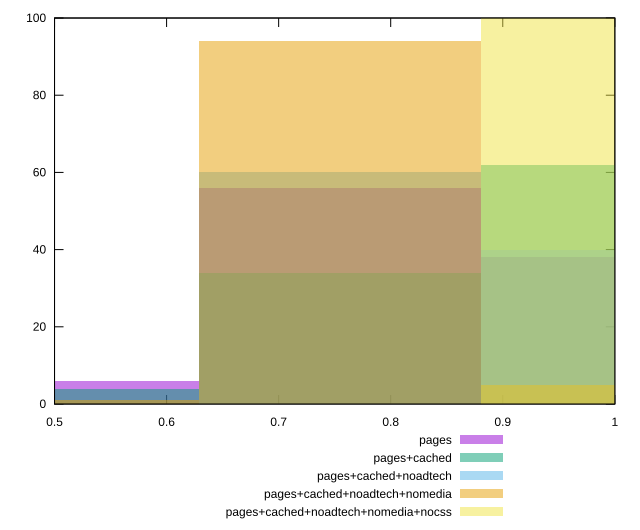

The script that saved this image:
reset

$pages <<EOF
1.006230080219439 38
0.7546725601645793 56
0.5031150401097195 6
EOF

$pagesCached <<EOF
0.7546725601645793 34
1.006230080219439 62
0.5031150401097195 4
EOF

$pagesCachedNoadtech <<EOF
0.7546725601645793 60
1.006230080219439 40
EOF

$pagesCachedNoadtechNomedia <<EOF
0.7546725601645793 94
1.006230080219439 5
0.5031150401097195 1
EOF

$pagesCachedNoadtechNomediaNocss <<EOF
1.006230080219439 100
EOF

set key outside below
set boxwidth 0.25155752005485976
set xrange [0.5:1]
set yrange [0:100]
set trange [0:100]
set style fill transparent solid 0.5 noborder
set terminal svg size 640, 530 enhanced background rgb 'white'
set output "report_00013_2021-02-09T12-04-24.940Z/unused-css-rules/comparison/histogram/all_score.svg"

plot $pages title "pages" with boxes, \
     $pagesCached title "pages+cached" with boxes, \
     $pagesCachedNoadtech title "pages+cached+noadtech" with boxes, \
     $pagesCachedNoadtechNomedia title "pages+cached+noadtech+nomedia" with boxes, \
     $pagesCachedNoadtechNomediaNocss title "pages+cached+noadtech+nomedia+nocss" with boxes

reset
